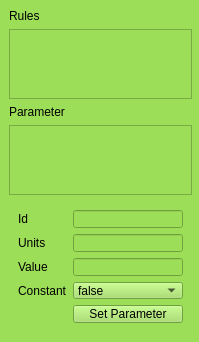
<?xml version="1.0" encoding="UTF-8"?>
<ui version="4.0">
 <class>RuleDataEdit</class>
 <widget class="QWidget" name="RuleDataEdit">
  <property name="geometry">
   <rect>
    <x>0</x>
    <y>0</y>
    <width>199</width>
    <height>342</height>
   </rect>
  </property>
  <property name="windowTitle">
   <string>Form</string>
  </property>
  <property name="styleSheet">
   <string notr="true">background-color: rgb(157, 222, 88);</string>
  </property>
  <widget class="QFrame" name="verticalFrame">
   <property name="geometry">
    <rect>
     <x>0</x>
     <y>0</y>
     <width>201</width>
     <height>341</height>
    </rect>
   </property>
   <layout class="QVBoxLayout" name="verticalLayout">
    <item>
     <widget class="QLabel" name="label">
      <property name="text">
       <string>Rules</string>
      </property>
     </widget>
    </item>
    <item>
     <widget class="QListWidget" name="m_rulelist"/>
    </item>
    <item>
     <widget class="QLabel" name="m_labelParameter">
      <property name="text">
       <string>Parameter</string>
      </property>
     </widget>
    </item>
    <item>
     <widget class="QListWidget" name="m_paralist"/>
    </item>
    <item>
     <widget class="QFrame" name="m_paraEditor">
      <property name="enabled">
       <bool>true</bool>
      </property>
      <property name="sizePolicy">
       <sizepolicy hsizetype="Preferred" vsizetype="Fixed">
        <horstretch>0</horstretch>
        <verstretch>0</verstretch>
       </sizepolicy>
      </property>
      <layout class="QFormLayout" name="formLayout_2">
       <property name="fieldGrowthPolicy">
        <enum>QFormLayout::AllNonFixedFieldsGrow</enum>
       </property>
       <item row="3" column="1">
        <widget class="QComboBox" name="combx_constant">
         <item>
          <property name="text">
           <string>false</string>
          </property>
         </item>
         <item>
          <property name="text">
           <string>true</string>
          </property>
         </item>
        </widget>
       </item>
       <item row="3" column="0">
        <widget class="QLabel" name="label_6">
         <property name="text">
          <string>Constant</string>
         </property>
        </widget>
       </item>
       <item row="2" column="1">
        <widget class="QLineEdit" name="lineEdit_value"/>
       </item>
       <item row="2" column="0">
        <widget class="QLabel" name="label_5">
         <property name="text">
          <string>Value</string>
         </property>
        </widget>
       </item>
       <item row="1" column="1">
        <widget class="QLineEdit" name="lineEdit_units"/>
       </item>
       <item row="1" column="0">
        <widget class="QLabel" name="label_4">
         <property name="text">
          <string>Units</string>
         </property>
        </widget>
       </item>
       <item row="0" column="1">
        <widget class="QLineEdit" name="lineEdit_id"/>
       </item>
       <item row="0" column="0">
        <widget class="QLabel" name="label_3">
         <property name="text">
          <string>Id</string>
         </property>
        </widget>
       </item>
       <item row="4" column="1">
        <widget class="QPushButton" name="button_confirm">
         <property name="text">
          <string>Set Parameter</string>
         </property>
        </widget>
       </item>
      </layout>
     </widget>
    </item>
   </layout>
  </widget>
 </widget>
 <resources/>
 <connections/>
</ui>
